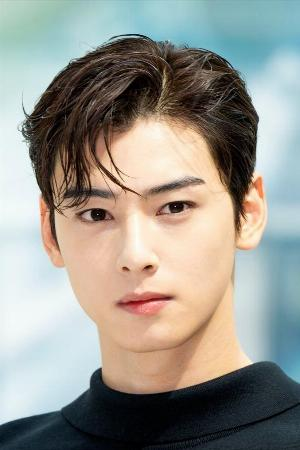
#> input picture facial/Cha Eun Woo/179941202070637-nm_200.jpg, 300 x 450 px; its folder holds only this picture in this run
$ python IdenRos.py
#> lines starting #> are read from the running program, lines starting #| are printed output that depends on the picture; after the words box and inside, x2 and y2 are one past the last pixel; in counts of white or black regions, pixels touching at a corner belong together
import cv2
import os

def create_directory(path):
    if not os.path.exists(path):
        print(f'Carpeta creada: {path}')
        os.makedirs(path)

def draw_corner_rect(image, x, y, w, h, color, thickness, corner_length):
    # Dibujar esquinas en las cuatro direcciones
    cv2.line(image, (x, y), (x + corner_length, y), color, thickness)
    cv2.line(image, (x, y), (x, y + corner_length), color, thickness)

    cv2.line(image, (x + w, y), (x + w - corner_length, y), color, thickness)
    cv2.line(image, (x + w, y), (x + w, y + corner_length), color, thickness)

    cv2.line(image, (x, y + h), (x + corner_length, y + h), color, thickness)
    cv2.line(image, (x, y + h), (x, y + h - corner_length), color, thickness)

    cv2.line(image, (x + w, y + h), (x + w - corner_length, y + h), color, thickness)
    cv2.line(image, (x + w, y + h), (x + w, y + h - corner_length), color, thickness)

def process_images(images_path, output_path, face_classifier, max_images=300, corner_length=20):
#> called with images_path = 'Cha Eun Woo', output_path = 'Reconocimiento Facial/Data/Cha Eun Woo', max_images = 300, corner_length = 20
    count = 0
    for image_name in os.listdir(images_path):
        image_path = os.path.join(images_path, image_name)
        try:
            image = cv2.imread(image_path)
#> image is the input picture: shape (450, 300, 3); mean B, G, R 142.4, 150.3, 151.6
            if image is None:
                print(f'No se pudo leer la imagen {image_path}')
                continue

            gray = cv2.cvtColor(image, cv2.COLOR_BGR2GRAY)
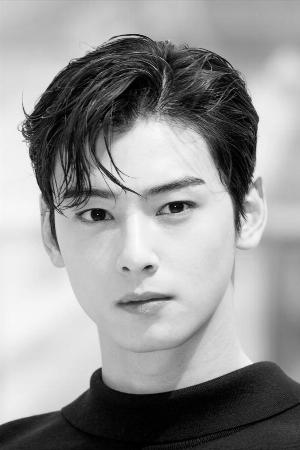
#> gray: shape (450, 300); min 0, max 254, mean 149.8
            aux_frame = image.copy()

            faces = face_classifier.detectMultiScale(gray, 1.3, 5)
#> faces = [[34, 123, 220, 220]]
            for (x, y, w, h) in faces:
                # Dibujar el recuadro con bordes en las esquinas en color celeste
                draw_corner_rect(image, x, y, w, h, (255, 255, 0), 2, corner_length)

                rostro = aux_frame[y:y + h, x:x + w]
                rostro = cv2.resize(rostro, (150, 150), interpolation=cv2.INTER_CUBIC)
                cv2.imwrite(os.path.join(output_path, f'rostro_{count}.jpg'), rostro)
                count += 1

                if count >= max_images:
                    print('Se ha alcanzado el límite de imágenes.')
                    return
#> this loop made 1 pass
#> (x, y, w, h, count) on pass 1: (34, 123, 220, 220, 1)
#> pass 1, in process_images, `rostro = aux_frame[y:y + h, x:x + w]`:
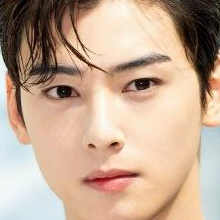
#> rostro: shape (220, 220, 3); mean B, G, R 146.7, 168.1, 195.2
#> pass 1, in process_images, `rostro = cv2.resize(rostro, (150, 150), interpolation=cv2.INTER_CUBIC)`:
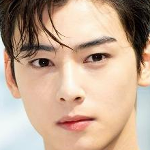
#> rostro: shape (150, 150, 3); mean B, G, R 146.7, 168.1, 195.2
#> after the loop:
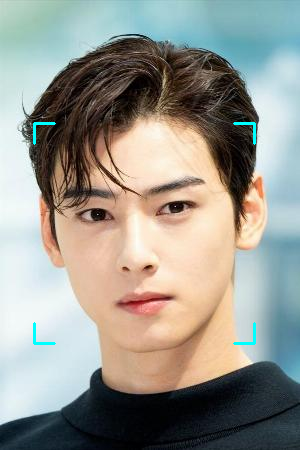
#> image: shape (450, 300, 3); 0.37% of pixels changed, all inside (x1, y1, x2, y2) = (33, 122, 256, 345)
#> after the loop, count = 1

            cv2.imshow('Image', image)
            k = cv2.waitKey(500)  # Espera 500 milisegundos entre imágenes
#> (key Esc is pressed here)

            if k == 27:  # Tecla ESC para salir
                print('Proceso interrumpido por el usuario.')
                break

        except Exception as e:
            print(f'Error procesando la imagen {image_name}: {e}')

    cv2.destroyAllWindows()

if __name__ == '__main__':
    personName = 'Cha Eun Woo'
    dataPath = 'Reconocimiento Facial/Data'
    personPath = os.path.join(dataPath, personName)
    imagesPath = 'Cha Eun Woo'  # Ruta a la carpeta con las imágenes

    create_directory(personPath)

    faceClassif = cv2.CascadeClassifier(cv2.data.haarcascades + 'haarcascade_frontalface_default.xml')
    process_images(imagesPath, personPath, faceClassif)

$ run again, on facial/Cha Eun Woo/Captura de pantalla 2024-05-19 024841.png
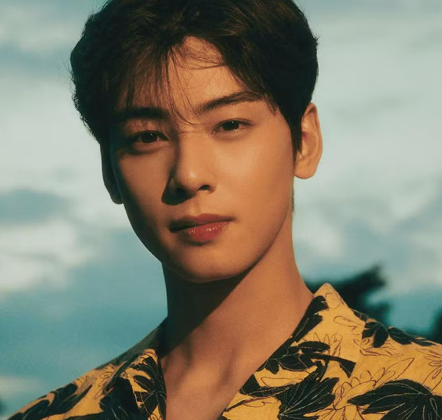
#> input picture facial/Cha Eun Woo/Captura de pantalla 2024-05-19 024841.png, 442 x 420 px
#> in process_images, image is the input picture: shape (420, 442, 3); mean B, G, R 107.2, 126, 131.5
#> faces = [[84, 45, 218, 218]]
#> the loop in process_images, `for (x, y, w, h) in faces:` made 1 pass
#> (x, y, w, h, count) on pass 1: (84, 45, 218, 218, 1)
#> pass 1, in process_images, `rostro = aux_frame[y:y + h, x:x + w]`:
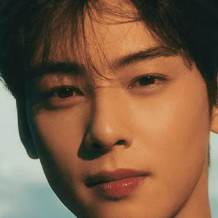
#> rostro: shape (218, 218, 3); mean B, G, R 67.1, 91.9, 124.2
#> after the loop in process_images, `for (x, y, w, h) in faces:`:
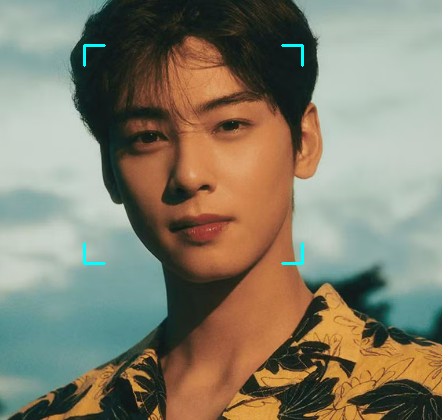
#> image: shape (420, 442, 3); 0.27% of pixels changed, all inside (x1, y1, x2, y2) = (83, 44, 304, 265)
#> after the loop in process_images, `for (x, y, w, h) in faces:`: count = 1

$ run again, on facial/Cha Eun Woo/f960x540-465223_539298_0-800x445.jpg
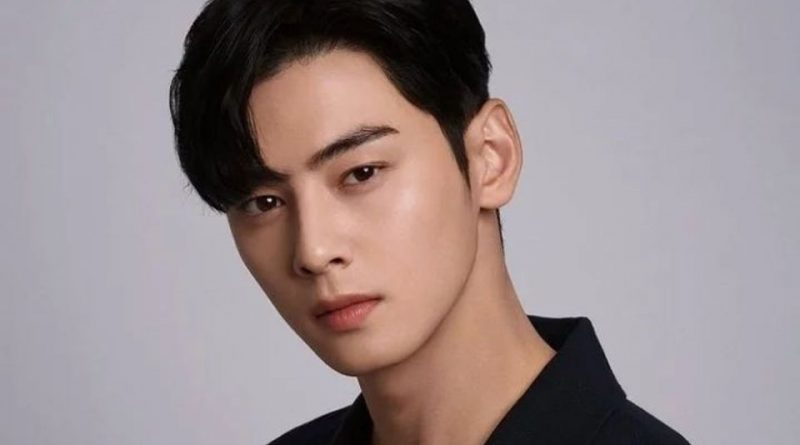
#> input picture facial/Cha Eun Woo/f960x540-465223_539298_0-800x445.jpg, 800 x 445 px
#> in process_images, image is the input picture: shape (445, 800, 3); mean B, G, R 142.2, 140.8, 154.1
#> faces = [[179, 61, 297, 297]]
#> the loop in process_images, `for (x, y, w, h) in faces:` made 1 pass
#> (x, y, w, h, count) on pass 1: (179, 61, 297, 297, 1)
#> pass 1, in process_images, `rostro = aux_frame[y:y + h, x:x + w]`:
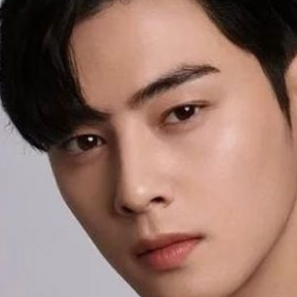
#> rostro: shape (297, 297, 3); mean B, G, R 103.9, 115, 147.1
#> after the loop in process_images, `for (x, y, w, h) in faces:`:
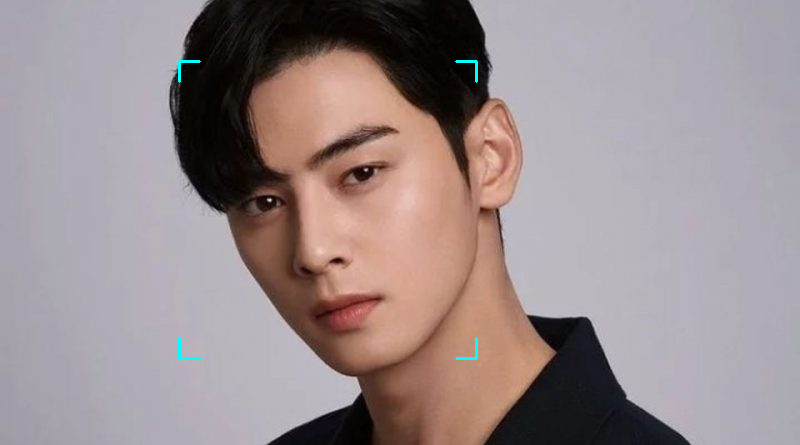
#> image: shape (445, 800, 3); 0.14% of pixels changed, all inside (x1, y1, x2, y2) = (178, 60, 478, 360)
#> after the loop in process_images, `for (x, y, w, h) in faces:`: count = 1

$ run again, on facial/Cha Eun Woo/243924_1210581.jpg
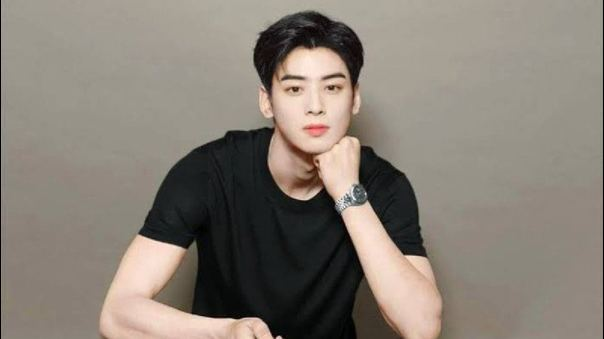
#> input picture facial/Cha Eun Woo/243924_1210581.jpg, 604 x 339 px
#> in process_images, image is the input picture: shape (339, 604, 3); mean B, G, R 117.5, 127.1, 135.3
#> faces = [[267, 49, 98, 98]]
#> the loop in process_images, `for (x, y, w, h) in faces:` made 1 pass
#> (x, y, w, h, count) on pass 1: (267, 49, 98, 98, 1)
#> after the loop in process_images, `for (x, y, w, h) in faces:`:
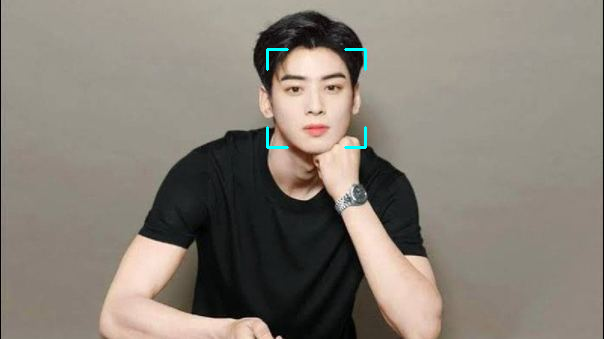
#> image: shape (339, 604, 3); 0.24% of pixels changed, all inside (x1, y1, x2, y2) = (266, 48, 367, 149)
#> after the loop in process_images, `for (x, y, w, h) in faces:`: count = 1
